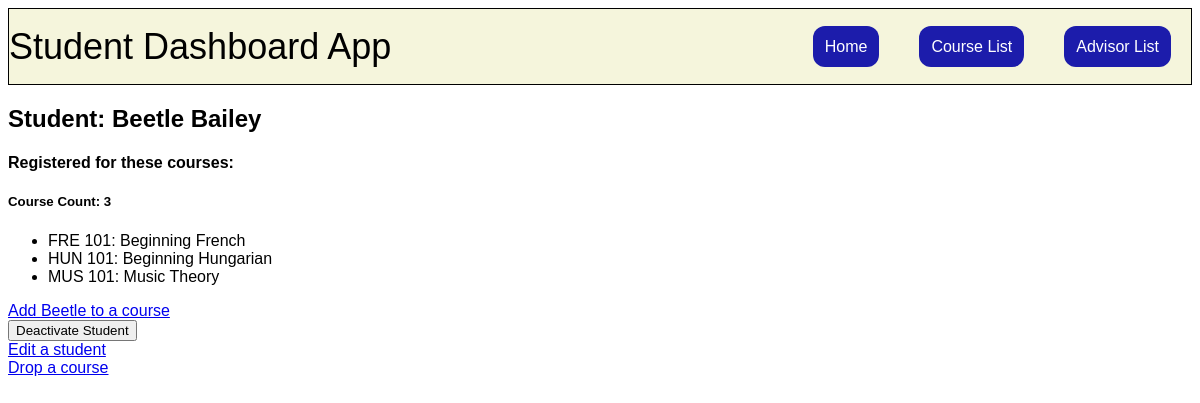
/student/32, run on the app's committed database.
### student/models.py (models this page shows, shortened)
class Student(models.Model):
    fname = models.CharField(max_length=30)
    lname = models.CharField(max_length=30)
    active = models.BooleanField(default=True)
    student_advisor = models.ForeignKey(Advisor,
                                        on_delete=models.SET(get_default_advisor),
                                        related_name="advisees",
                                        default=get_default_advisor,
                                        null=False,
                                        blank=False
                                        )
    class Meta:
        ordering = ['lname', 'fname']
    def courses_count(self):
        return self.courses.count()

class Course(models.Model):
    dept = models.CharField(max_length=3)
    course_num = models.IntegerField()
    subject = models.CharField(max_length=50)
    description = models.TextField(blank=True)
    students = models.ManyToManyField(Student,
                                      blank=True,
                                      related_name="courses"
                                      )
    class Meta:
        constraints = [
            models.UniqueConstraint(
                fields=['dept', 'course_num'], name='unique_course'
            )
        ]
        ordering = ['dept', 'course_num']
    def __str__(self):
        return f'{self.dept} {self.course_num}: {self.subject}'

### student/views.py (the view)
# urls.py: path("student/<int:id>", views.student_detail, name="student_detail"),
def student_detail(request, id):
    student = get_object_or_404(Student, pk=id)
    student_course_count = student.courses_count()
    return render(request,
                  "student/student_detail.html",
                  {"student": student, "student_course_count": student_course_count})

### student/templates/student/student_detail.html (shortened to what this page needs)
{% extends "student/layout.html" %}
{% block body %}
   <h2>Student: {{ student.fname }} {{ student.lname }}</h2>
   <h4>Registered for these courses:</h4>
   <h5>Course Count: {{ student_course_count }}</h5>
   <ul>
      {% for course in student.courses.all %}
      <li>{{ course }}</li>
      {% empty %}
      Not yet registered
      {% endfor %}
   </ul>
   {% if student.active %}
      <div>
         <a href="{% url 'add_student_to_course' id=student.id %}">Add {{student.fname}} to a course</a>
      </div>
   {% endif %}
   {% if student.active %}
      <form action="{% url 'deactivate_student' id=student.id %}" method="POST">
         <button type="submit">Deactivate Student</button>
      </form>
      {% else %}
      <form action="{% url 'activate_student' id=student.id %}" method="POST">
         {% csrf_token %}
         <button type="submit">Activate Student</button>
      </form>
   {% endif %}
   <div>
      <a  href="{% url 'edit_student' id=student.id %}">Edit a student</a>
   </div>
   {% if student.active %}
      <div>
         <a  href="{% url 'drop_course' id=student.id %}">Drop a course</a>
      </div>
   {% endif %}
{% endblock %}

### student/static/student/styles.css (style rules this page uses)
body { font-family: 'Gill Sans', 'Gill Sans MT', Calibri, 'Trebuchet MS', sans-serif; }

### data on the page
Student: fname "Beetle", lname "Bailey"
Course: dept+course_num+subject "FRE 101: Beginning French"
Course: dept+course_num+subject "HUN 101: Beginning Hungarian"
Course: dept+course_num+subject "MUS 101: Music Theory"

### other printed values
{{ student_course_count }} "3"
